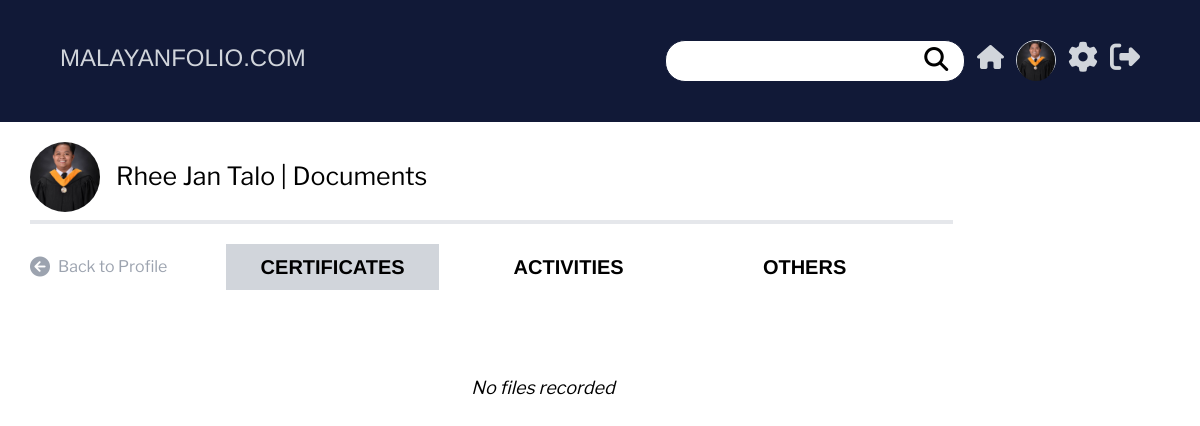
The page /profiles/myprofile/documents/Certificates (signed in) on the database its author committed.
### profiles/models.py (models this page shows)
class UserProfile(models.Model):
    class Strands(models.TextChoices):
            STEM = "STEM", _("Science, Technology, Engineering, And Mathematics")
            ABM = "ABM", _("Accountancy, Business, and Management")
            HUMSS = "HUMSS",_("Humanities and Social Sciences")
            TVL = "TVL", _("Technical-Vocational Livelihood")
            ADT = "ADT",_("Arts and Design")
            ICT = "ICT", _("Information and Communications Technology")
    class Pronouns(models.TextChoices):
        F = "F", _("She / Her")
        M = "M", _("He / Him")
        T = "T",_("They / Them")
        AP = "AP", _("Any Pronouns")
        X = "X",_("Rather Not Say")
    user_id = models.ForeignKey(settings.AUTH_USER_MODEL, on_delete=models.CASCADE, db_constraint=False)
    fname = models.CharField(max_length=255, null=True, blank=True)
    lname = models.CharField(max_length=255, null=True, blank=True)
    strand = models.CharField(max_length=100, choices=Strands.choices, null=True, blank=True)
    pronouns = models.CharField(max_length=100, choices=Pronouns.choices, null=True, blank=True)
    pfp = models.ImageField(upload_to = 'images', null=True, blank=True)
    email = models.EmailField(max_length=120, null=True, blank=True)
    onedlink = models.URLField(max_length=200, null=True, blank=True)
    about = models.CharField(max_length=2550, null=True, blank=True)
    def __str__(self):
        return f"{self.id} - {self.fname} {self.lname}, {self.strand}"

### profiles/views.py (the view)
@login_required
def MyDocuments(request, file_type):
    Profile = UserProfile.objects.get(user_id=get_user_account(request))
    docu_data = Documents.objects.filter(user_id = Profile.id).filter(folder_type=file_type).order_by("-id")
    print("88888888888")
    print(Profile)
    print(request.user.id)
    context = {
        'docu_data': docu_data,
        'userProfile': Profile,
        'file_type': file_type,
    }
    return render(request, 'profile/mydocuments.html', context)

### profiles/views.py (called while the page is built)
def get_user_account(request):
    return request.user.id

### templates/profile/mydocuments.html (shortened to what this page needs)
{% extends "base.html" %}
{% block content %}
{% load static %}
<div class="w-[95%] m-auto flex flex-row">
    <div class="mt-5 w-[90%]">
        <div class="flex flex-row items-center LibreFranklinRegular">
            {% if userProfile.pfp %}
            <img src="{{userProfile.pfp.url}}" class="profile-documents">
            {% else %}
            <img src="{% static 'images/default.png' %}" class="profile-documents">
            {% endif %}
            <span class=" text-[25px] ml-4">{{userProfile.fname|default_if_none:"---"}} {{userProfile.lname|default_if_none:"---"}} | Documents</span>
        </div>
        <hr class="mt-2 border-[2px] w-[90%]">
        <div class="flex flex-row">
            <div class="w-[18%] flex flex-row items-center LibreFranklinRegular py-4 text-[#111937]">
                <a class="mr-auto text-gray-400" href="{% url 'my-profile' %}"><span><i class="fa-solid fa-circle-arrow-left fa-lg mr-2"></i>Back to Profile </span></a>
            </div>
            <div class="w-[23%] py-5 text-center">
                <a href="{% url 'my-documents' 'Certificates' %}"><div class="w-[90%] m-auto py-2 cursor-pointer {% if file_type == 'Certificates' %} bg-gray-300 {% else %} hover:bg-gray-300 {% endif %}">
                    <span class="ArimoBold text-[20px]">CERTIFICATES</span>
                </div></a>
            </div>
            <div class="w-[23%] py-5 text-center">
                <a href="{% url 'my-documents' 'Activities' %}"><div class="w-[80%] m-auto py-2  cursor-pointer {% if file_type == 'Activities' %} bg-gray-300 {% else %} hover:bg-gray-300 {% endif %}">
                    <span class="ArimoBold text-[20px]">ACTIVITIES</span>
                </div></a>
            </div>
            <div class="w-[23%] py-5 text-center">
                <a href="{% url 'my-documents' 'Others' %}"><div class="w-[80%] m-auto py-2  cursor-pointer {% if file_type == 'Others' %} bg-gray-300 {% else %} hover:bg-gray-300 {% endif %}">
                    <span class="ArimoBold text-[20px]">OTHERS</span>
                </div></a>
            </div>
        </div>
        {% if docu_data %}
        <div class="mt-9 flex flex-row flex-wrap pb-10 ">
            {% for docu in docu_data %}
            <a target="_blank" href="{{docu.user_file.url}}" download>
                <div class="text-center mt-3 w-[280px] hover:bg-gray-300 mr-5 py-4 cursor-pointer rounded-[8px] overflow-hidden text-ellipsis">
                    <span id="filetype-{{docu.id}}">ss</span>
                    <span id="{{docu.id}}" class="filename LibreFranklinRegular text-[15px]">{{docu.user_file}}</span>
                </div>
            </a>
            {% endfor %}
        </div>
        {% else %}
        <div class="text-center mt-16">
            <span class="LibreFranklinRegular text-[18px] "><i>No files recorded</i></span>
        </div>
        {% endif %}
    </div>
</div>
{% endblock %}

### templates/partials/navbar.html (shortened to what this page needs)
{% block content %}
{% load static %}
<div class="bg-[#111937] py-[40px]">
    <div class="w-[90%] m-auto">
        <div class="flex flex-row ">
            <div class="text-gray-300">
                <span class="ArimoReg  text-[24px]">MALAYANFOLIO.COM</span>
            </div>
            <div class="ml-auto flex flex-row ArimoReg  text-[24px]">
                <div class="mr-3">
                    <form method="POST" action="{% url 'profile-search' %}"> {% csrf_token %}
                        <button type="submit" class="ml-[16.2rem] mt-[.15rem] absolute"><i class="fa-solid fa-magnifying-glass text-[#000] "></i></button>
                        <input type='text' name="search_value" class="pr-[40px] w-[300px] border-[1px] border-[#111937] rounded-[20px] focus:ring-[1px] focus:ring-[#6e87da] focus:border-[1px] focus:border-[#6e87da]">
                    </form>
                </div>
                <div class="mr-3">
                    <a href="{% url 'home' %}"><i class="fa-solid fa-house text-[#D1D5DB]" ></i></a>
                </div>
                <div class="border-[1px] rounded-[50px] border-[#D1D5DB] text-center h-[40px] w-[40px]">
                    {% if user.is_authenticated %}
                    <a href="{% url 'my-profile' %}">
                        {% if userProfile.pfp %}
                        <img src="{{ userProfile.pfp.url }}" class="profile-picture">
                        {% else %}
                        <img src="{% static 'images/default.png' %}" class="profile-picture">
                        {% endif %}
                    </a>
                    {% endif %}
                </div>
                <div class="ml-3 ">
                    <a href="{% url 'edit-profile' %}"><i class="fa-solid fa-cog text-[#D1D5DB] fa-lg" aria-hidden="true"></i></a>
                </div>
                {% if user.is_authenticated %}
                <div class="ml-3 ">
                    <button><i class="fa-solid fa-right-from-bracket text-[#D1D5DB] fa-lg" onclick="OpenModal()"></i></button>
                </div>
                {% endif %}
            </div>
        </div>
    </div>
</div>
{% endblock %}

### rows shown on the page
UserProfile: pfp (picture), fname "Rhee Jan", lname "Talo"
